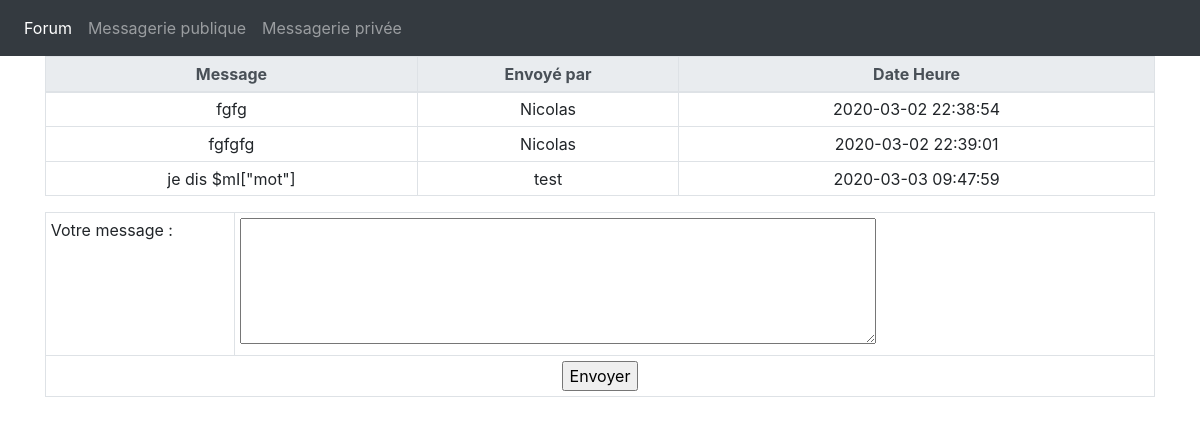
Screenshot of /chatPublic.php with the database file from the repository.
### tables this page shows
CREATE TABLE IF NOT EXISTS `messagepublique` (
  `numMessage` int(128) NOT NULL AUTO_INCREMENT,
  `message` text NOT NULL,
  `heureDateCreation` datetime NOT NULL DEFAULT CURRENT_TIMESTAMP,
  `loginRedacteur` varchar(32) NOT NULL,
  PRIMARY KEY (`numMessage`)
);

### fonction.php (called while the page is built, shortened)
<?php
function GetMessagePublic()
{
    $bdd = new PDO('mysql:host=localhost;port=3308;dbname=bddmessagerie', 'root', '')
        or die('Erreur connexion à la base de données');
    $requete = "select * from messagePublique;";
    $resultat = $bdd->query($requete);
    $retour = $resultat->fetchAll();
    return $retour;
}
function FiltrerMessages() {
	$bdd = new PDO('mysql:host=localhost;port=3308;dbname=bddmessagerie', 'root', '')
        or die('Erreur connexion à la base de données');
    $requete = "select * from filtre;";
    $resultat = $bdd->query($requete);
    $retour = $resultat->fetchAll();
    return $retour;
}
?>

### chatPublic.php (the view, shortened to what this page needs)
<!DOCTYPE html>
<?php
include("fonction.php");
?>
<html lang="en">
<head>
  <link rel="stylesheet" href="https://maxcdn.bootstrapcdn.com/bootstrap/4.4.1/css/bootstrap.min.css">
</head>
<body>
<nav class="navbar navbar-expand-sm bg-dark navbar-dark">
  <ul class="navbar-nav">
    <li class="nav-item active">
      <a class="nav-link" href="forum.php">Forum</a>
    </li>
    <li class="nav-item">
      <a class="nav-link" href="chatPublic.php">Messagerie publique</a>
    </li>
    <li class="nav-item">
      <a class="nav-link" href="message.php">Messagerie privée</a>
    </li>
  </ul>
</nav>
<form method="POST" action="chatPublic.php">
  <div class="container text-center">
    <table class="table table-bordered table-sm table-hover">
    <thead  class="thead-light">
      <tr>
        <th>Message</th>
        <th>Envoyé par</th>
        <th>Date Heure</th>
      </tr>
    </thead>
    <tbody>
      <?php
      $lesmessagesPublics = getMessagePublic();
      $motInterdits = FiltrerMessages();
      foreach ($lesmessagesPublics as $message) {
        foreach ($motInterdits as $mI) {
          if (!strstr($message["message"], $mI["mot"])) {
            echo "<tr>
            <td>".$message["message"]."</td>
            <td>".$message["loginRedacteur"]."</td>
            <td>".$message["heureDateCreation"]."</td>
          </tr>";
          }
        }
      }
      ?>
    </tbody>
  </table>
  </div>
  <div class="container">
    <table class="table table-bordered table-sm">
      <tbody>
        <tr>
          <td>Votre message :</td>
          <td>
            <TEXTAREA cols="60" rows="5" name="txtMessage"></TEXTAREA>
          </td>
        </tr>
        <tr>
          <td colspan="2" style="text-align:center;">
            <input type="submit" value="Envoyer" />
          </td>
        </tr>
      </tbody>
    </table>
  </div>
</form>
</body>
</html>

### rows the page displays
messagepublique: message "fgfg", loginRedacteur "Nicolas", heureDateCreation "2020-03-02 22:38:54"
messagepublique: message "fgfgfg", loginRedacteur "Nicolas", heureDateCreation "2020-03-02 22:39:01"
messagepublique: message "je dis $mI[\"mot\"]", loginRedacteur "test", heureDateCreation "2020-03-03 09:47:59"
